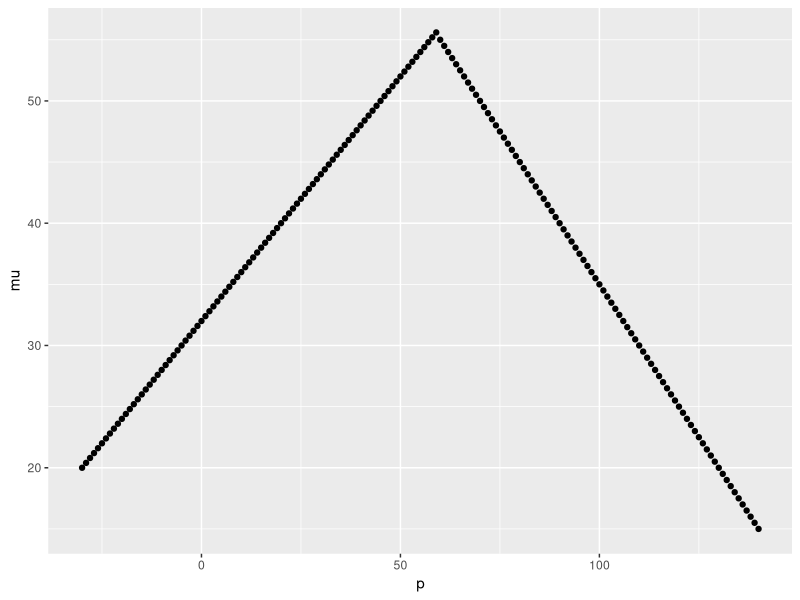

This chart was generated by the following R code:
library(tidyverse)
library(patchwork)
library(jsonlite)

#max at 30 mu = 60
race_means = c(35,25,15,5) 
# -30 = 20
# 0 = 40 25
# 170  = c(0,10,20,30)
#Find approval percent
slider_start = -30
slider_end = slider_start+170
p_list = seq(slider_start, slider_end, by = 1)
out = matrix(ncol = length(race_means),
             nrow = length(p_list))
for (p in slider_start:60){ 
  for(i in 1:length(race_means))
    out[(p-(slider_start-1)),i] =  (p-slider_start)/(2.5)+race_means[i]
for (p in 60:slider_end){
  for(i in 1:length(race_means))
    out[(p-(slider_start-1)),i] =  max((p-slider_start)/(-2)+race_means[i]+80,0)
}
  #out[p+1,i] = (1-pnorm(find.interp.thresholds(p/100, def.limit)[i], race_means[i], race_sds[i]))
}

df = data.frame(out)
df$mu = rowMeans(df[,1:4])
colnames(df) = c('g1','g2','g3','g4', 'mu')
df$tradeoff = "MAX at 60"
df$p = p_list
ggplot(df, aes(x = p, y = mu))+ geom_point()
out.json = toJSON(df, pretty = T)

write(out.json, "./FICOTest.json")





